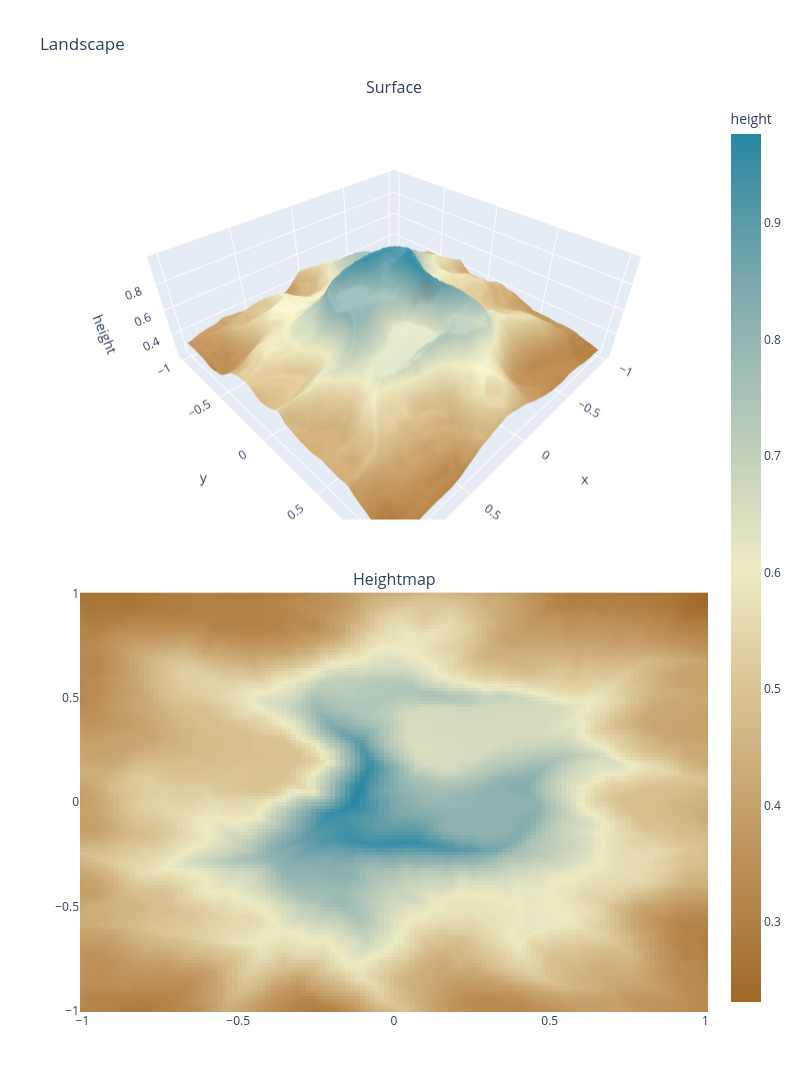
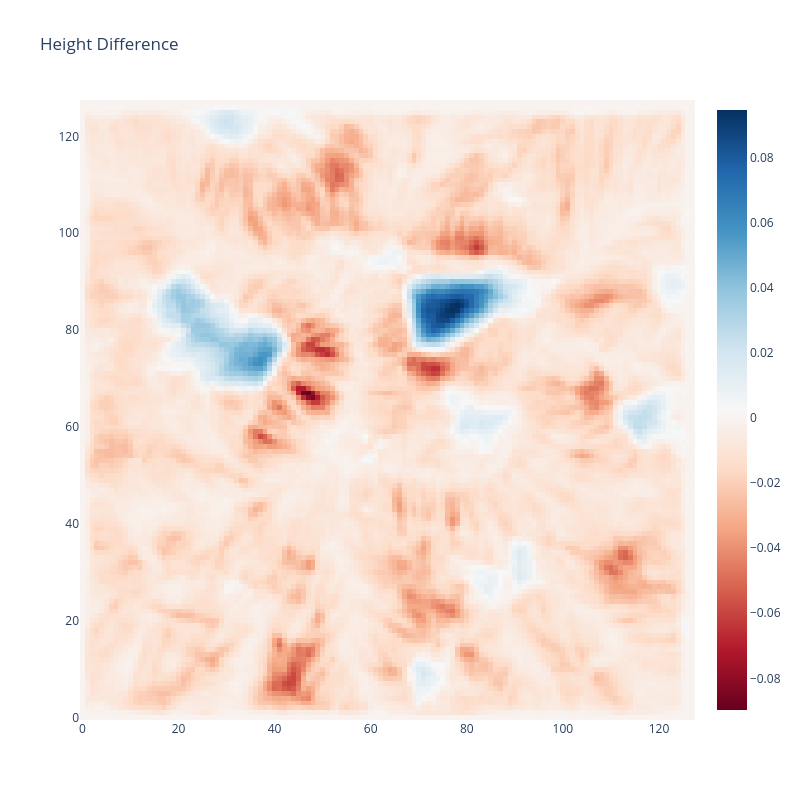

The notebook cell saved with these charts, in order:
### Code cell
import numba as nb


@nb.njit
def sample_height_and_gradient(heightmap, x_pos, y_pos):
    x0 = int(x_pos)
    y0 = int(y_pos)
    x1 = x0 + 1
    y1 = y0 + 1

    sx = x_pos - x0
    sy = y_pos - y0

    h00 = heightmap[y0, x0]
    h10 = heightmap[y0, x1]
    h01 = heightmap[y1, x0]
    h11 = heightmap[y1, x1]

    h0 = h00 * (1.0 - sx) + h10 * sx
    h1 = h01 * (1.0 - sx) + h11 * sx
    h = h0 * (1.0 - sy) + h1 * sy

    grad_x = (h10 - h00) * (1.0 - sy) + (h11 - h01) * sy
    grad_y = (h01 - h00) * (1.0 - sx) + (h11 - h10) * sx
    return h, grad_x, grad_y


@nb.njit
def deposit_bilinear(heightmap, x_pos, y_pos, amount):
    x0 = int(x_pos)
    y0 = int(y_pos)
    x1 = x0 + 1
    y1 = y0 + 1

    sx = x_pos - x0
    sy = y_pos - y0

    w00 = (1.0 - sx) * (1.0 - sy)
    w10 = sx * (1.0 - sy)
    w01 = (1.0 - sx) * sy
    w11 = sx * sy

    heightmap[y0, x0] += amount * w00
    heightmap[y0, x1] += amount * w10
    heightmap[y1, x0] += amount * w01
    heightmap[y1, x1] += amount * w11


@nb.njit
def erode_with_brush(heightmap, x_pos, y_pos, amount, radius):
    center_x = int(x_pos)
    center_y = int(y_pos)
    h = heightmap.shape[0]
    w = heightmap.shape[1]

    total_weight = 0.0
    for oy in range(-radius, radius + 1):
        for ox in range(-radius, radius + 1):
            xi = center_x + ox
            yi = center_y + oy
            if xi <= 0 or xi >= w - 1 or yi <= 0 or yi >= h - 1:
                continue
            dist = (ox * ox + oy * oy) ** 0.5
            if dist > radius:
                continue
            total_weight += radius + 1.0 - dist

    if total_weight <= 0.0:
        return 0.0

    removed = 0.0
    for oy in range(-radius, radius + 1):
        for ox in range(-radius, radius + 1):
            xi = center_x + ox
            yi = center_y + oy
            if xi <= 0 or xi >= w - 1 or yi <= 0 or yi >= h - 1:
                continue
            dist = (ox * ox + oy * oy) ** 0.5
            if dist > radius:
                continue

            weight = radius + 1.0 - dist
            share = amount * (weight / total_weight)

            local_floor = 1e18
            for ny in range(yi - 1, yi + 2):
                for nx in range(xi - 1, xi + 2):
                    if ny == yi and nx == xi:
                        continue
                    v = heightmap[ny, nx]
                    if v < local_floor:
                        local_floor = v

            max_remove = heightmap[yi, xi] - local_floor
            if max_remove < 0.0:
                max_remove = 0.0

            delta = share
            if delta > max_remove:
                delta = max_remove

            heightmap[yi, xi] -= delta
            removed += delta

    return removed


@nb.njit
def diffuse_step(heightmap, alpha):
    src = heightmap.copy()
    h = heightmap.shape[0]
    w = heightmap.shape[1]

    for yi in range(1, h - 1):
        for xi in range(1, w - 1):
            lap = (
                src[yi - 1, xi]
                + src[yi + 1, xi]
                + src[yi, xi - 1]
                + src[yi, xi + 1]
                - 4.0 * src[yi, xi]
            )
            heightmap[yi, xi] = src[yi, xi] + alpha * lap


@nb.njit
def hydraulic_erosion_numba(
    heightmap,
    start_x,
    start_y,
    max_steps,
    inertia,
    capacity,
    min_slope,
    deposition,
    erosion,
    evaporation,
    gravity,
    max_deposit_step,
    max_erode_step,
    brush_radius,
    diffuse_every,
    diffuse_alpha,
):
    hm = heightmap.copy()
    h = hm.shape[0]
    w = hm.shape[1]
    iterations = start_x.shape[0]

    for drop_idx in range(iterations):
        x_pos = start_x[drop_idx]
        y_pos = start_y[drop_idx]

        dir_x = 0.0
        dir_y = 0.0
        speed = 1.0
        water = 1.0
        sediment = 0.0

        for _ in range(max_steps):
            if x_pos < 1.0 or x_pos >= w - 2.0 or y_pos < 1.0 or y_pos >= h - 2.0:
                break

            h_now, grad_x, grad_y = sample_height_and_gradient(hm, x_pos, y_pos)

            dir_x = dir_x * inertia - grad_x * (1.0 - inertia)
            dir_y = dir_y * inertia - grad_y * (1.0 - inertia)

            norm = (dir_x * dir_x + dir_y * dir_y) ** 0.5
            if norm < 1e-12:
                break

            dir_x /= norm
            dir_y /= norm

            new_x = x_pos + dir_x
            new_y = y_pos + dir_y
            if new_x < 1.0 or new_x >= w - 2.0 or new_y < 1.0 or new_y >= h - 2.0:
                break

            h_new, _, _ = sample_height_and_gradient(hm, new_x, new_y)
            delta_h = h_new - h_now

            slope = -delta_h
            if slope < min_slope:
                slope = min_slope
            sediment_capacity = slope * speed * water * capacity

            if delta_h > 0.0 or sediment > sediment_capacity:
                target = (
                    delta_h
                    if delta_h > 0.0
                    else (sediment - sediment_capacity) * deposition
                )
                deposit_amount = sediment
                if target < deposit_amount:
                    deposit_amount = target
                if max_deposit_step < deposit_amount:
                    deposit_amount = max_deposit_step

                if deposit_amount > 0.0:
                    deposit_bilinear(hm, x_pos, y_pos, deposit_amount)
                    sediment -= deposit_amount
            else:
                erode_amount = (sediment_capacity - sediment) * erosion
                downhill_limit = -delta_h
                if downhill_limit < erode_amount:
                    erode_amount = downhill_limit
                if max_erode_step < erode_amount:
                    erode_amount = max_erode_step

                if erode_amount > 0.0:
                    lifted = erode_with_brush(
                        hm, x_pos, y_pos, erode_amount, brush_radius
                    )
                    sediment += lifted

            speed_sq = speed * speed + (-delta_h) * gravity
            if speed_sq < 0.05:
                speed_sq = 0.05
            speed = speed_sq**0.5
            if speed > 3.0:
                speed = 3.0

            water *= 1.0 - evaporation
            x_pos = new_x
            y_pos = new_y

            if water < 0.02:
                break

        if diffuse_every > 0 and ((drop_idx + 1) % diffuse_every == 0):
            diffuse_step(hm, diffuse_alpha)

    return hm


def hydraulic_erosion(
    heightmap,
    iterations=25000,
    max_steps=45,
    inertia=0.15,
    capacity=1.6,
    min_slope=0.01,
    deposition=0.08,
    erosion=0.05,
    evaporation=0.03,
    gravity=4.0,
    max_deposit_step=0.025,
    max_erode_step=0.012,
    brush_radius=1,
    diffuse_every=6000,
    diffuse_alpha=0.01,
    seed=None,
):
    rng = np.random.default_rng(seed)
    h, w = heightmap.shape
    start_x = rng.uniform(1.0, w - 2.0, size=iterations).astype(np.float64)
    start_y = rng.uniform(1.0, h - 2.0, size=iterations).astype(np.float64)

    hm64 = np.asarray(heightmap, dtype=np.float64)
    eroded = hydraulic_erosion_numba(
        hm64,
        start_x,
        start_y,
        max_steps,
        inertia,
        capacity,
        min_slope,
        deposition,
        erosion,
        evaporation,
        gravity,
        max_deposit_step,
        max_erode_step,
        int(brush_radius),
        int(diffuse_every),
        diffuse_alpha,
    )
    return eroded.astype(heightmap.dtype, copy=False)


eroded_height = hydraulic_erosion(height)
plot_landscape(x, y, xx, yy, eroded_height)


def plot_diff_heatmap(diff):
    fig = go.Figure(data=go.Heatmap(z=diff, colorscale="RdBu"))
    fig.update_layout(height=800, width=800, title="Height Difference")
    fig.show()


height_diff = eroded_height - height
plot_diff_heatmap(height_diff)

### Figure 1 — Plotly figure (JSON) as saved in the notebook; plotly's stock layout.template omitted (floating-point values rounded to 4 significant figures; data arrays with more than 128 entries replaced by an {"elided": "..."} marker saying what was removed)
{"data": [{"colorscale": [[0, "rgb(161, 105, 40)"], [0.1667, "rgb(189, 146, 90)"], [0.3333, "rgb(214, 189, 141)"], [0.5, "rgb(237, 234, 194)"], [0.6667, "rgb(181, 200, 184)"], [0.8333, "rgb(121, 167, 172)"], [1, "rgb(40, 135, 161)"]], "scene": "scene", "showscale": false, "type": "surface", "x": {"elided": "128x128 float values"}, "y": {"elided": "128x128 float values"}, "z": {"elided": "128x128 float values"}}, {"colorbar": {"title": {"text": "height"}}, "colorscale": [[0, "rgb(161, 105, 40)"], [0.1667, "rgb(189, 146, 90)"], [0.3333, "rgb(214, 189, 141)"], [0.5, "rgb(237, 234, 194)"], [0.6667, "rgb(181, 200, 184)"], [0.8333, "rgb(121, 167, 172)"], [1, "rgb(40, 135, 161)"]], "type": "heatmap", "x": [-1.0, -0.9843, -0.9685, -0.9528, -0.937, -0.9213, -0.9055, -0.8898, -0.874, -0.8583, -0.8425, -0.8268, -0.811, -0.7953, -0.7795, -0.7638, -0.748, -0.7323, -0.7165, -0.7008, -0.685, -0.6693, -0.6535, -0.6378, -0.622, -0.6063, -0.5906, -0.5748, -0.5591, -0.5433, -0.5276, -0.5118, -0.4961, -0.4803, -0.4646, -0.4488, -0.4331, -0.4173, -0.4016, -0.3858, -0.3701, -0.3543, -0.3386, -0.3228, -0.3071, -0.2913, -0.2756, -0.2598, -0.2441, -0.2283, -0.2126, -0.1969, -0.1811, -0.1654, -0.1496, -0.1339, -0.1181, -0.1024, -0.08661, -0.07087, -0.05512, -0.03937, -0.02362, -0.007874, 0.007874, 0.02362, 0.03937, 0.05512, 0.07087, 0.08661, 0.1024, 0.1181, 0.1339, 0.1496, 0.1654, 0.1811, 0.1969, 0.2126, 0.2283, 0.2441, 0.2598, 0.2756, 0.2913, 0.3071, 0.3228, 0.3386, 0.3543, 0.3701, 0.3858, 0.4016, 0.4173, 0.4331, 0.4488, 0.4646, 0.4803, 0.4961, 0.5118, 0.5276, 0.5433, 0.5591, 0.5748, 0.5906, 0.6063, 0.622, 0.6378, 0.6535, 0.6693, 0.685, 0.7008, 0.7165, 0.7323, 0.748, 0.7638, 0.7795, 0.7953, 0.811, 0.8268, 0.8425, 0.8583, 0.874, 0.8898, 0.9055, 0.9213, 0.937, 0.9528, 0.9685, 0.9843, 1.0], "xaxis": "x", "y": [-1.0, -0.9843, -0.9685, -0.9528, -0.937, -0.9213, -0.9055, -0.8898, -0.874, -0.8583, -0.8425, -0.8268, -0.811, -0.7953, -0.7795, -0.7638, -0.748, -0.7323, -0.7165, -0.7008, -0.685, -0.6693, -0.6535, -0.6378, -0.622, -0.6063, -0.5906, -0.5748, -0.5591, -0.5433, -0.5276, -0.5118, -0.4961, -0.4803, -0.4646, -0.4488, -0.4331, -0.4173, -0.4016, -0.3858, -0.3701, -0.3543, -0.3386, -0.3228, -0.3071, -0.2913, -0.2756, -0.2598, -0.2441, -0.2283, -0.2126, -0.1969, -0.1811, -0.1654, -0.1496, -0.1339, -0.1181, -0.1024, -0.08661, -0.07087, -0.05512, -0.03937, -0.02362, -0.007874, 0.007874, 0.02362, 0.03937, 0.05512, 0.07087, 0.08661, 0.1024, 0.1181, 0.1339, 0.1496, 0.1654, 0.1811, 0.1969, 0.2126, 0.2283, 0.2441, 0.2598, 0.2756, 0.2913, 0.3071, 0.3228, 0.3386, 0.3543, 0.3701, 0.3858, 0.4016, 0.4173, 0.4331, 0.4488, 0.4646, 0.4803, 0.4961, 0.5118, 0.5276, 0.5433, 0.5591, 0.5748, 0.5906, 0.6063, 0.622, 0.6378, 0.6535, 0.6693, 0.685, 0.7008, 0.7165, 0.7323, 0.748, 0.7638, 0.7795, 0.7953, 0.811, 0.8268, 0.8425, 0.8583, 0.874, 0.8898, 0.9055, 0.9213, 0.937, 0.9528, 0.9685, 0.9843, 1.0], "yaxis": "y", "z": {"elided": "128x128 float values"}}], "layout": {"annotations": [{"font": {"size": 16}, "showarrow": false, "text": "Surface", "x": 0.5, "xanchor": "center", "xref": "paper", "y": 1, "yanchor": "bottom", "yref": "paper"}, {"font": {"size": 16}, "showarrow": false, "text": "Heightmap", "x": 0.5, "xanchor": "center", "xref": "paper", "y": 0.46, "yanchor": "bottom", "yref": "paper"}], "height": 1300, "scene": {"domain": {"x": [0, 1], "y": [0.54, 1]}, "xaxis": {"title": {"text": "x"}}, "yaxis": {"title": {"text": "y"}}, "zaxis": {"title": {"text": "height"}}}, "title": {"text": "Landscape"}, "width": 800, "xaxis": {"anchor": "y", "domain": [0, 1]}, "yaxis": {"anchor": "x", "domain": [0, 0.46]}}}

### Figure 2 — Plotly figure (JSON) as saved in the notebook; plotly's stock layout.template omitted (floating-point values rounded to 4 significant figures; data arrays with more than 128 entries replaced by an {"elided": "..."} marker saying what was removed)
{"data": [{"colorscale": [[0, "rgb(103,0,31)"], [0.1, "rgb(178,24,43)"], [0.2, "rgb(214,96,77)"], [0.3, "rgb(244,165,130)"], [0.4, "rgb(253,219,199)"], [0.5, "rgb(247,247,247)"], [0.6, "rgb(209,229,240)"], [0.7, "rgb(146,197,222)"], [0.8, "rgb(67,147,195)"], [0.9, "rgb(33,102,172)"], [1, "rgb(5,48,97)"]], "type": "heatmap", "z": {"elided": "128x128 float values"}}], "layout": {"height": 800, "title": {"text": "Height Difference"}, "width": 800}}
